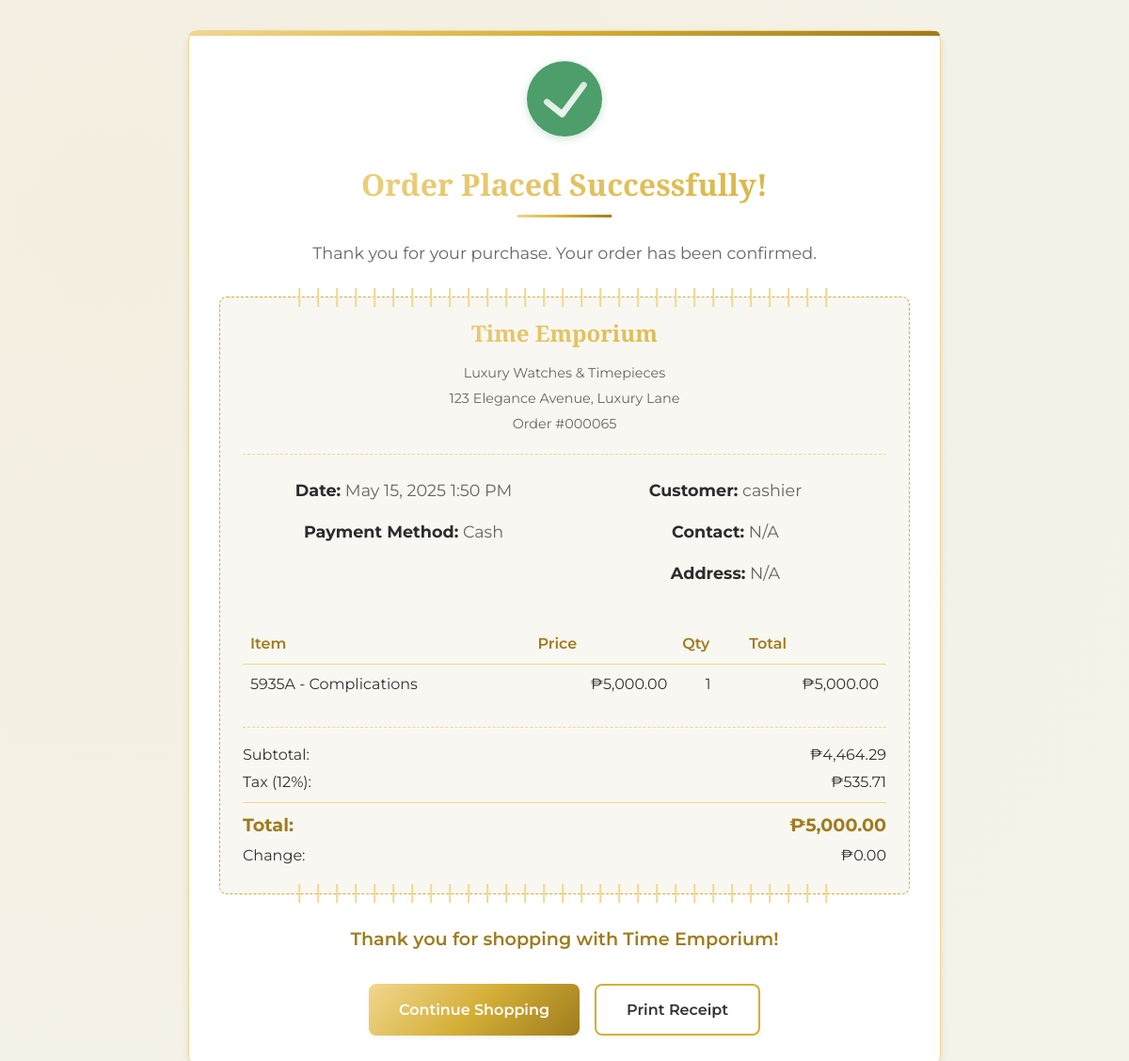
/customer/success.php (signed in), run on the app's committed database.
### tables this page shows
CREATE TABLE `sales` (
  `id` int(11) NOT NULL,
  `cashier_id` int(11) DEFAULT NULL,
  `user_id` int(11) NOT NULL,
  `customer_id` int(11) DEFAULT NULL,
  `total` decimal(10,2) NOT NULL,
  `payment_amount` decimal(10,2) NOT NULL,
  `change_amount` decimal(10,2) NOT NULL,
  `payment_method` enum('cash','credit card','Gcash') NOT NULL,
  `created_at` timestamp NOT NULL DEFAULT current_timestamp()
);

CREATE TABLE `users` (
  `id` int(11) NOT NULL,
  `username` varchar(50) NOT NULL,
  `password` varchar(255) NOT NULL,
  `role` enum('superadmin','admin','cashier','customer') NOT NULL,
  `created_at` timestamp NOT NULL DEFAULT current_timestamp(),
  `updated_at` timestamp NOT NULL DEFAULT current_timestamp() ON UPDATE current_timestamp()
);

CREATE TABLE `sales_items` (
  `id` int(11) NOT NULL,
  `sale_id` int(11) NOT NULL,
  `barcode` varchar(50) NOT NULL,
  `quantity` int(11) NOT NULL,
  `price` decimal(10,2) NOT NULL,
  `product_id` int(11) NOT NULL,
  `category` varchar(255) DEFAULT NULL
);

CREATE TABLE `products` (
  `id` int(11) NOT NULL,
  `barcode` varchar(50) NOT NULL,
  `name` varchar(100) NOT NULL,
  `price` decimal(10,2) NOT NULL,
  `stock` int(11) NOT NULL,
  `image` varchar(255) DEFAULT NULL,
  `created_at` timestamp NOT NULL DEFAULT current_timestamp(),
  `updated_at` timestamp NOT NULL DEFAULT current_timestamp() ON UPDATE current_timestamp(),
  `category` varchar(255) NOT NULL,
  `brand` varchar(255) NOT NULL,
  `gender` enum('Men','Women') NOT NULL,
  `description` text DEFAULT NULL
);

### customer/success.php (the view, shortened to what this page needs)
<?php
require_once '../config/database.php';
$sale_id = 0;
$sale_details = [];
$sale_items = [];
$payment_method = '';
$sale_date = '';
$total_amount = 0;
$change = isset($_GET['change']) ? floatval($_GET['change']) : 0;
if (isset($_SESSION['user_id'])) {
    $stmt = $pdo->prepare("SELECT id, payment_method, total, created_at FROM sales
                          WHERE user_id = ?
                          ORDER BY created_at DESC
                          LIMIT 1");
    $stmt->execute([$_SESSION['user_id']]);
    $sale = $stmt->fetch(PDO::FETCH_ASSOC);
    if ($sale) {
        $sale_id = $sale['id'];
        $payment_method = $sale['payment_method'];
        $total_amount = $sale['total'];
        $sale_date = date('F j, Y g:i A', strtotime($sale['created_at']));
        $stmt = $pdo->prepare("SELECT si.quantity, si.price, p.name, p.image
                              FROM sales_items si
                              JOIN products p ON si.product_id = p.id
                              WHERE si.sale_id = ?");
        $stmt->execute([$sale_id]);
        $sale_items = $stmt->fetchAll(PDO::FETCH_ASSOC);
        $stmt = $pdo->prepare("SELECT u.username, c.firstname, c.lastname, c.address, c.contact_number
                              FROM users u
                              LEFT JOIN customers c ON u.id = c.user_id
                              WHERE u.id = ?");
        $stmt->execute([$_SESSION['user_id']]);
        $user = $stmt->fetch(PDO::FETCH_ASSOC);
        if ($user) {
            $sale_details = $user;
        }
    }
}
$payment_method_formatted = ucfirst(str_replace('_', ' ', $payment_method));
$subtotal = $total_amount / 1.12;
$tax = $total_amount - $subtotal;
?>
<!DOCTYPE html>
<html lang="en">
<head>
    <link rel="stylesheet" href="../assets/css/success.css">
</head>
<body>
    <div class="success-container">
        <div class="success-icon">
            <svg viewBox="0 0 24 24" xmlns="http://www.w3.org/2000/svg">
                <path d="M12 0a12 12 0 1012 12A12.014 12.014 0 0012 0zm6.927 8.2l-6.845 9.289a1.011 1.011 0 01-1.43.188l-4.888-3.908a1 1 0 111.25-1.562l4.076 3.261 6.227-8.451a1 1 0 111.61 1.183z"></path>
            </svg>
        </div>
        <h2>Order Placed Successfully!</h2>
        <p>Thank you for your purchase. Your order has been confirmed.</p>
        <?php if ($sale_id > 0): ?>
        <div class="receipt">
            <div class="receipt-header">
                <h3>Time Emporium</h3>
                <p>Luxury Watches & Timepieces</p>
                <p>123 Elegance Avenue, Luxury Lane</p>
                <p>Order #<?= str_pad($sale_id, 6, '0', STR_PAD_LEFT) ?></p>
            </div>
            <div class="receipt-details">
                <div>
                    <p><strong>Date:</strong> <?= $sale_date ?></p>
                    <p><strong>Payment Method:</strong> <?= $payment_method_formatted ?></p>
                </div>
                <div>
                    <?php if (!empty($sale_details)): ?>
                    <p><strong>Customer:</strong>
                        <?php if (!empty($sale_details['firstname']) && !empty($sale_details['lastname'])): ?>
                            <?= htmlspecialchars($sale_details['firstname'] . ' ' . $sale_details['lastname']) ?>
                        <?php else: ?>
                            <?= htmlspecialchars($sale_details['username']) ?>
                        <?php endif; ?>
                    </p>
                    <p><strong>Contact:</strong> <?= htmlspecialchars($sale_details['contact_number'] ?? 'N/A') ?></p>
                    <p><strong>Address:</strong> <?= htmlspecialchars($sale_details['address'] ?? 'N/A') ?></p>
                    <?php endif; ?>
                </div>
            </div>
            <table class="receipt-items">
                <thead>
                    <tr>
                        <th>Item</th>
                        <th>Price</th>
                        <th>Qty</th>
                        <th>Total</th>
                    </tr>
                </thead>
                <tbody>
                    <?php foreach ($sale_items as $item): ?>
                    <tr>
                        <td><?= htmlspecialchars($item['name']) ?></td>
                        <td class="item-price">₱<?= number_format($item['price'] / $item['quantity'], 2) ?></td>
                        <td class="item-quantity"><?= $item['quantity'] ?></td>
                        <td class="item-total">₱<?= number_format($item['price'], 2) ?></td>
                    </tr>
                    <?php endforeach; ?>
                </tbody>
            </table>
            <div class="receipt-summary">
                <div>
                    <span>Subtotal:</span>
                    <span>₱<?= number_format($subtotal, 2) ?></span>
                </div>
                <div>
                    <span>Tax (12%):</span>
                    <span>₱<?= number_format($tax, 2) ?></span>
                </div>
                <div class="total">
                    <span>Total:</span>
                    <span>₱<?= number_format($total_amount, 2) ?></span>
                </div>
                <div>
                    <span>Change:</span>
                    <span>₱<?= number_format($change, 2) ?></span>
                </div>
            </div>
        </div>
        <?php endif; ?>
        <div class="thank-you">
            Thank you for shopping with Time Emporium!
        </div>
        <div class="button-container">
            <button onclick="window.location.href='home.php'">Continue Shopping</button>
            <button class="print-btn" onclick="window.print()">Print Receipt</button>
        </div>
    </div>
</body>
</html>

### data on the page
sales: id "000065", created_at "May 15, 2025 1:50 PM", payment_method "Cash", total "4,464.29", total "535.71", total "5,000.00"
users: username "cashier"
sales_items: product.name "5935A - Complications", $item['price'] / $item['quantity'] "5,000.00", quantity "1", price "5,000.00"

### other printed values
$sale_details['contact_number'] "N/A"
$sale_details['address'] "N/A"
$change "0.00"
